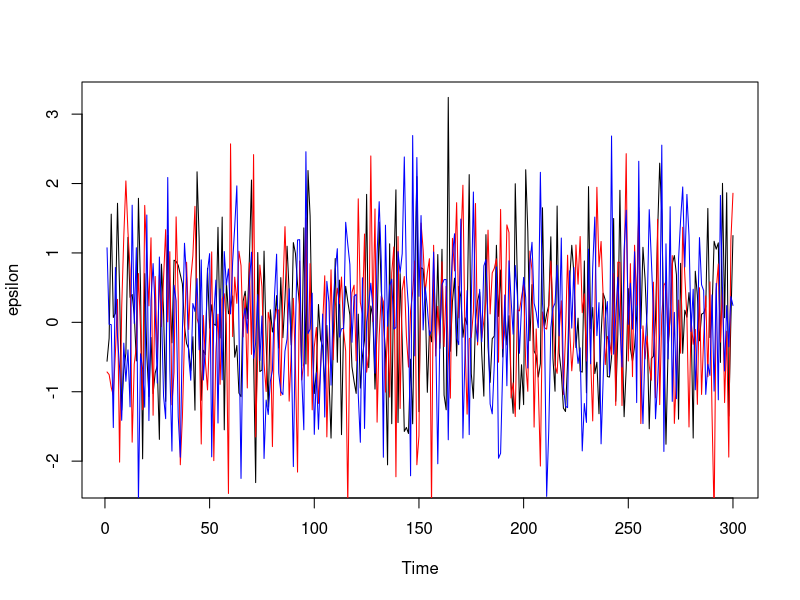
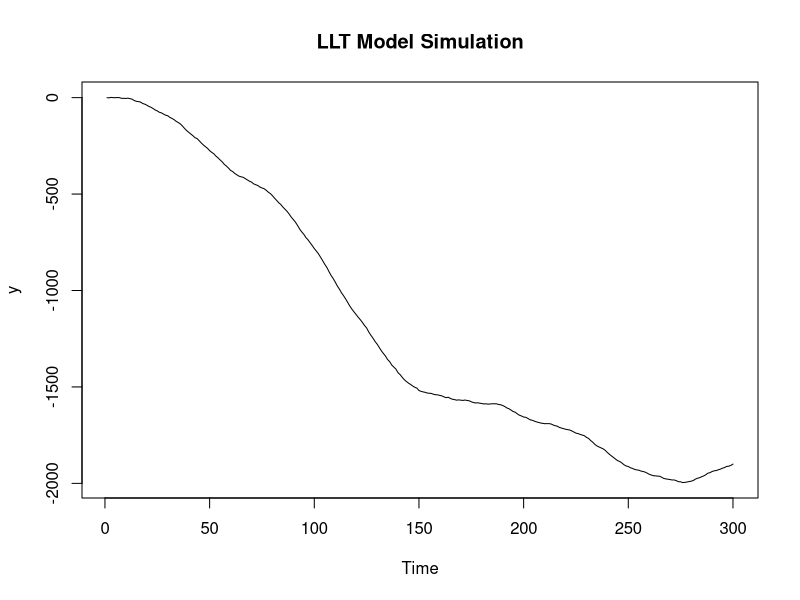
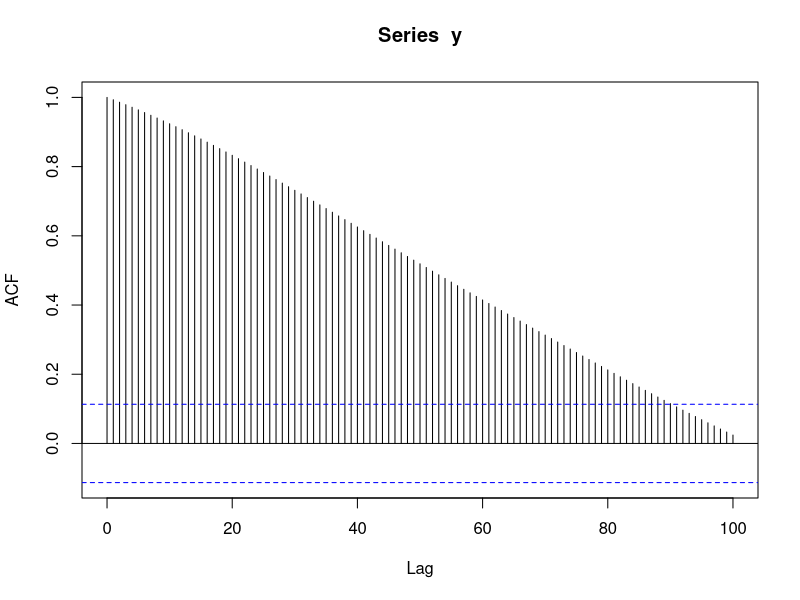
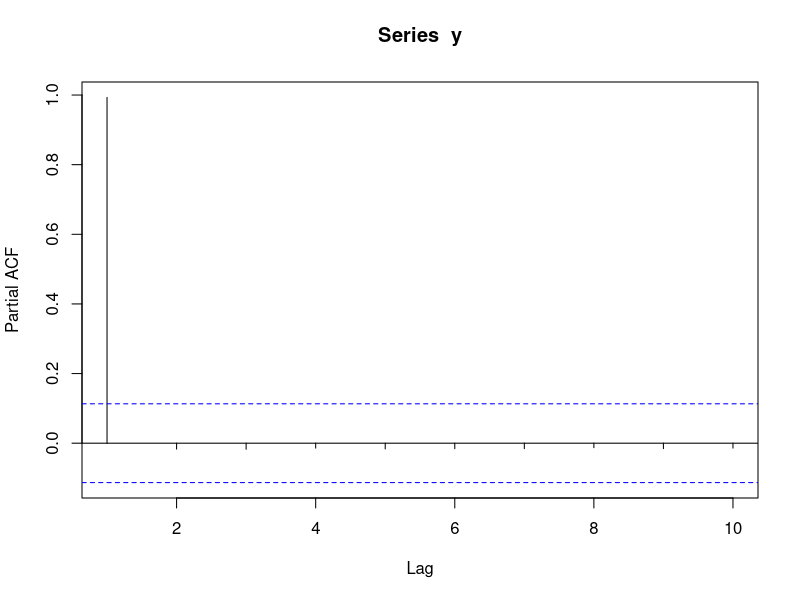
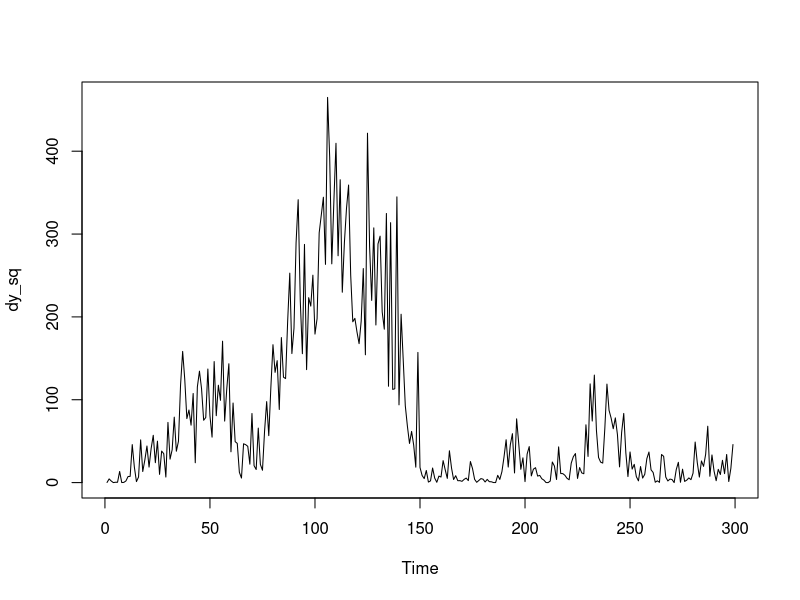
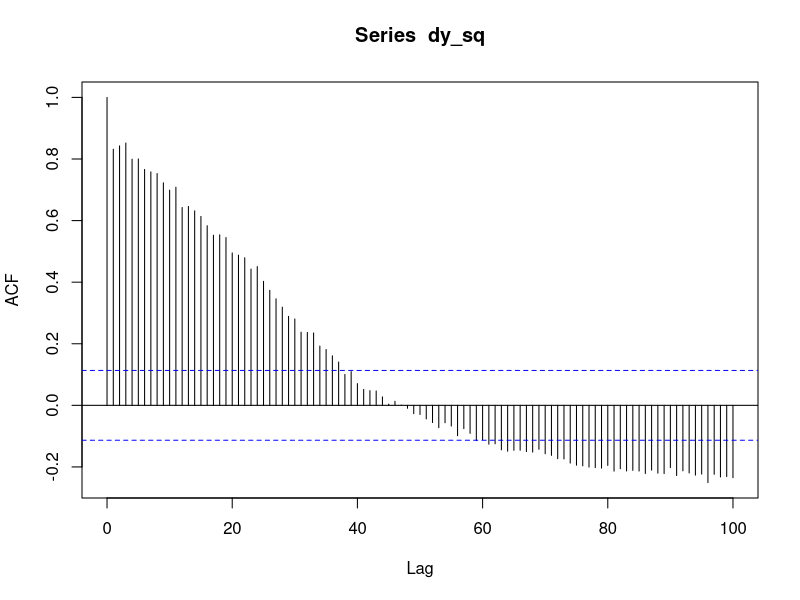
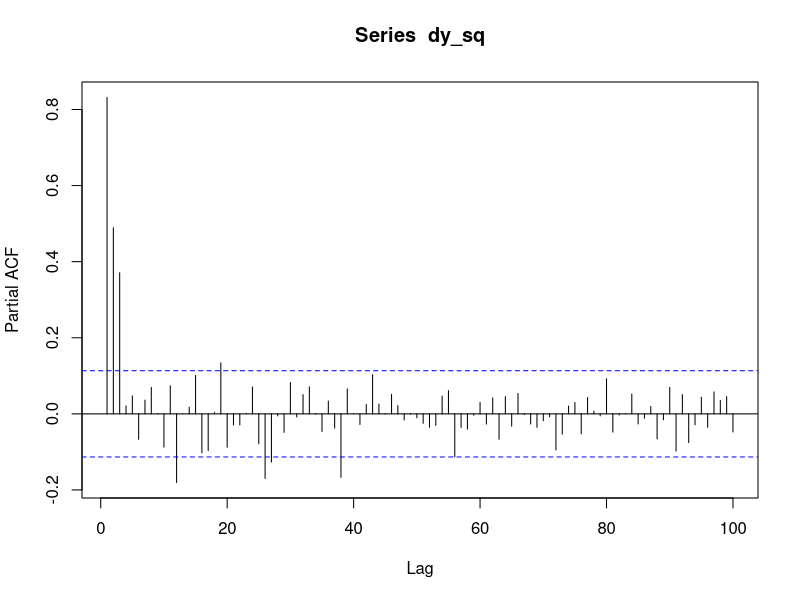
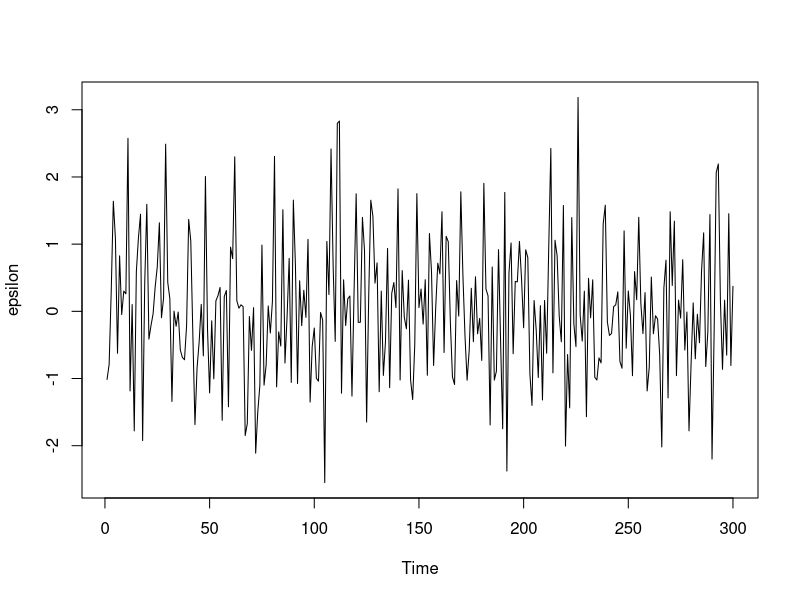

Write R code to recreate these figures, in order.
### PETRELLA - ASSIGNMENT 2 - exercise 3

## (a)
# Set the seed for reproducibility
set.seed(123)

# Define the parameters
sigma_e <- 1
sigma_eta <- 1
sigma_xi <- 1
m <- 1
b <- 1

# Set the length of the time series
n <- 300

# Generate the errors
epsilon <- rnorm(n, 0, sigma_e)
eta <- rnorm(n, 0, sigma_eta)
xi <- rnorm(n, 0, sigma_xi)

ts.plot(epsilon)
lines(eta, col = "red")
lines(xi, col = "blue")

# Generate the time series
mu_t <- 0
beta_t <- 0
y <- rep(NA, n)

for (i in 1:n) {
  y[i] <- mu_t + epsilon[i]
  mu_t <- beta_t + mu_t + eta[i]
  beta_t <- beta_t + xi[i]
}

# Plot the time series
plot(y, type = "l", xlab = "Time", ylab = "y", main = "LLT Model Simulation")


acf(y,lag.max = 100, drop.lag.0 = FALSE)
pacf(y,lag.max = 10, drop.lag.0 = FALSE)

# lag operator
dy_sq = diff(y)^2
ts.plot(dy_sq)
acf(dy_sq,lag.max = 100, drop.lag.0 = FALSE)
pacf(dy_sq,lag.max = 100, drop.lag.0 = FALSE)

##  (b)
# (sigma_e, sigma_eta) = (0.1,1);(1,1);(1,0.1)
# Define the parameters
phi <- 0.8
mu <- 0
sigma_e <- 1
sigma_eta <- 1

# Set the length of the time series
n <- 300

# Generate the errors
epsilon <- rnorm(n, 0, sigma_e)
ts.plot(epsilon)
acf(epsilon, lag.max = 80, drop.lag.0 = FALSE)

eta <- rnorm(n, 0, sigma_eta)
ts.plot(eta)
acf(eta, drop.lag.0 = FALSE, lag.max = 120)

ts.plot(eta)
lines(epsilon, col = "red")

# Initialize the time series
y <- rep(NA, n)

# Set the initial value of mu
mu_t <- rnorm(1, mu, sqrt(sigma_eta / (1 - phi^2)))

# Generate the time series
for (i in 1:n) {
  y[i] <- mu_t + epsilon[i]
  mu_t <- phi * mu_t + eta[i]
}

ts.plot(y)
lines(mu_t,col="red")

acf(y,lag.max = 100, drop.lag.0 = FALSE)
pacf(y,lag.max = 100, drop.lag.0 = FALSE)

